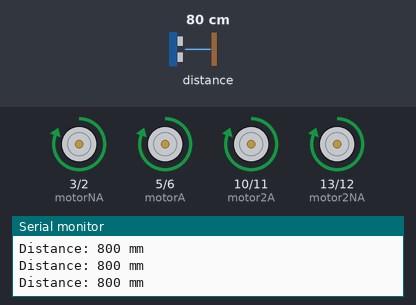
Bench run of a sketch on a simulated Arduino Uno, built with avr-gcc and run on an emulated ATmega328P. Shown: motor-driver pin pairs drawn as motors (green arrow = first pin HIGH = forward, orange = second pin HIGH = backward, longer = more drive), the last lines printed to the serial monitor. The inputs (shaded band) are chosen by the test bench; at power-on: distance to the obstacle 80 cm.

Above: at 1.2 s.
1.3 s: distance to the obstacle set to 22 cm
2.8 s: distance to the obstacle set to 17 cm
At 3.9 s:
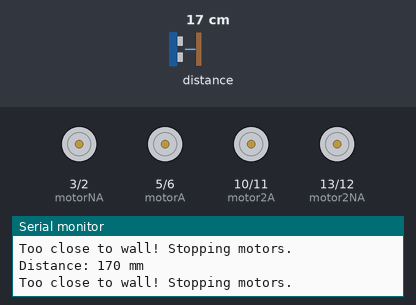
4.3 s: distance to the obstacle set to 35 cm
At 5.2 s:
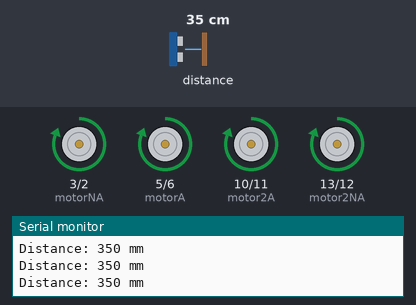
5.8 s: distance to the obstacle set to 2 cm
At 6.5 s:
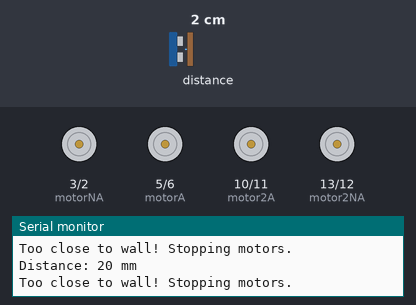
Timing chart, 0 to 8.4 s (numbered marks = the images above; inputs shaded):
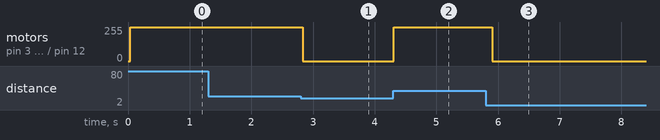

The sketch:

Comp208_Scaling_TOF_stop_code.ino
```cpp
#include <Wire.h>           // allow use of laser sensor
#include <VL53L0X.h>          // library for laser range finder
#include <Encoder.h>

// Variables for motor1
int encoderA = 0;
int encoderB = 0;
int motorA = 5;
int motorB = 6;
int motorE = 0;
// Variables for motor2
int encoder2A = 0;
int encoder2B = 0;
int motor2A = 10;
int motor2B = 11;
int motor2E = 0;
// Variable for back motors
int motorNA = 3;
int motorNB = 2;
int motorNE = 0;
int motor2NA = 13;
int motor2NB = 12;
int motor2NE = 0;

// Set up encoder for both wheels
Encoder wheelSet1(encoderA, encoderB);
Encoder wheelSet2(encoder2A, encoder2B);

// Laser range finder declaration
VL53L0X sensor;

// Simplified and easier to call function for reading the distance
int readDistance() {
  return sensor.readRangeSingleMillimeters();  // Return distance in millimeters
}

void motorDriving(int speed, int motorA, int motorB, int motorE) {
  // Ensure speed is within bounds
  if (speed < -255) {
    speed = -255;
  }
  if (speed > 255) {
    speed = 255;
  }

  // Set motors to spin forward, backward, or not at all
  if (speed > 0) {
    digitalWrite(motorA, HIGH);
    digitalWrite(motorB, LOW);
  } else if (speed < 0) {
    digitalWrite(motorA, LOW);
    digitalWrite(motorB, HIGH);
  } else {
    digitalWrite(motorA, LOW);
    digitalWrite(motorB, LOW);
  }
}

void setup() {
  // Set the pin modes of the motor pins and encoder pins
  pinMode(motorA, OUTPUT);
  pinMode(motorB, OUTPUT);
  pinMode(motorE, OUTPUT);
  pinMode(encoderA, INPUT);
  pinMode(encoderB, INPUT);
  pinMode(motor2A, OUTPUT);
  pinMode(motor2B, OUTPUT);
  pinMode(motor2E, OUTPUT);
  pinMode(encoder2A, INPUT);
  pinMode(encoder2B, INPUT);
  pinMode(motorNA, OUTPUT);
  pinMode(motorNB, OUTPUT);
  pinMode(motor2NA, OUTPUT);
  pinMode(motor2NB, OUTPUT);

  Serial.begin(9600);

  // Initialize the laser rangefinder
  Wire.begin();
  sensor.init();
  sensor.setTimeout(500);  // Set timeout for laser sensor
}

void loop() {
  // Read distance from the laser sensor using the simplified function
  int distance = readDistance();

  Serial.print("Distance: ");
  Serial.print(distance);
  Serial.println(" mm");

  // Basic behavior: Stop motors if an object is closer than 200mm
  if (distance < 200) {
    motorDriving(0, motorA, motorB, motorE);
    motorDriving(0, motor2A, motor2B, motor2E);
    digitalWrite(motorNA, LOW);
    digitalWrite(motorNB, LOW);
    digitalWrite(motor2NA, LOW);
    digitalWrite(motor2NB, LOW);
    Serial.println("Too close to wall! Stopping motors.");
  } else {
    // Move forward
    motorDriving(100, motorA, motorB, motorE);
    motorDriving(100, motor2A, motor2B, motor2E);
    digitalWrite(motorNA, HIGH);
    digitalWrite(motorNB, LOW);
    digitalWrite(motor2NA, HIGH);
    digitalWrite(motor2NB, LOW);
  }

  delay(100); // Small delay for stability
}
```

Measured:
- the behaviour switches between 20 and 19 cm on distance to the obstacle (found by bisection; images 0 and 1)
- after the input at 2.8 s, motor on pin 3 (motorNA) / pin 2 (motorNB), motor on pin 5 (motorA) / pin 6 (motorB), motor on pin 10 (motor2A) / pin 11 (motor2B), motor on pin 13 (motor2NA) / pin 12 (motor2NB): forward 255/255 → stopped at once
- after the input at 4.3 s, motor on pin 3 (motorNA) / pin 2 (motorNB), motor on pin 5 (motorA) / pin 6 (motorB), motor on pin 10 (motor2A) / pin 11 (motor2B), motor on pin 13 (motor2NA) / pin 12 (motor2NB): stopped → forward 255/255 at once
- after the input at 5.8 s, motor on pin 3 (motorNA) / pin 2 (motorNB), motor on pin 5 (motorA) / pin 6 (motorB), motor on pin 10 (motor2A) / pin 11 (motor2B), motor on pin 13 (motor2NA) / pin 12 (motor2NB): forward 255/255 → stopped after 0.11 s
